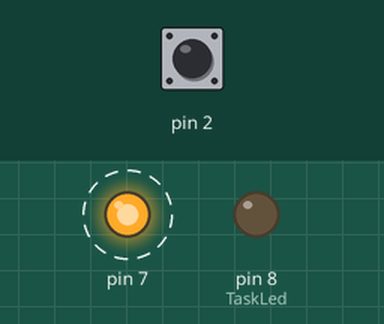
The sketch below on a simulated Arduino Uno, built with avr-gcc and run on an emulated ATmega328P. On the bench: output pins drawn as LEDs (lit = HIGH). Dashed ring = blinking. Inputs (shaded band) come from the test bench; at power-on: pin 2 HIGH.

Above: at 1.2 s.
1.3 s: pin 2 pulled LOW for 0.15 s
At 1.67 s:
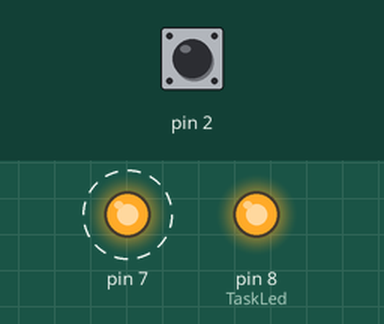
4.3 s: pin 2 pulled LOW for 1 s
At 5.1 s:
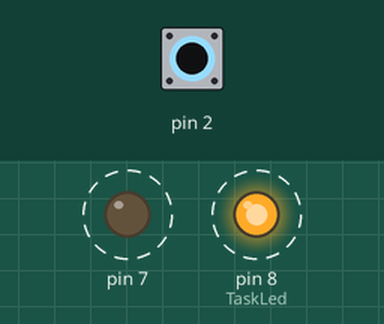
7.3 s: pin 2 pulled LOW for 3.2 s
At 10.79 s:
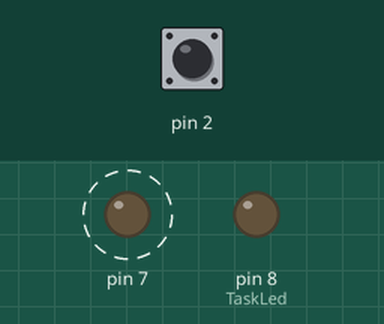
Timing chart, 0 to 18.0 s (numbered marks = the images above; inputs shaded):
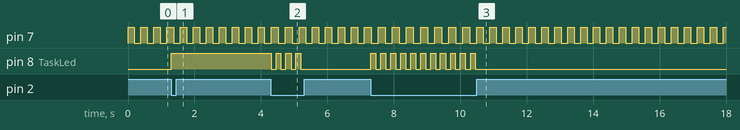

Measured:
- after the input at 1.3 s, pin 8 (TaskLed): LOW → HIGH at once
- after the input at 4.3 s, pin 8 (TaskLed): alternates HIGH for 0.15 s and LOW for 0.15 s, 7 changes in all, then stays LOW, starting at once
- after the input at 7.3 s, pin 8 (TaskLed): alternates HIGH for 0.15 s and LOW for 0.15 s, 22 changes in all, then stays LOW, starting at once
- by itself, pin 7: alternates HIGH for 0.20 s and LOW for 0.20 s

The sketch:

baseCode.ino
```cpp
#include <Arduino_FreeRTOS.h>
#include <semphr.h>
long debouncing_time = 150;
volatile unsigned long last_micros;

SemaphoreHandle_t interruptSemaphore;

void setup() {
  pinMode(2, INPUT_PULLUP);
  xTaskCreate(TaskLed,  "Led", 128, NULL, 0, NULL );
xTaskCreate(TaskBlink,  "LedBlink", 128, NULL, 0, NULL );
  interruptSemaphore = xSemaphoreCreateBinary();
  if (interruptSemaphore != NULL) {
    attachInterrupt(digitalPinToInterrupt(2), debounceInterrupt, LOW);
  }
}

void loop() {}

void interruptHandler() {
  xSemaphoreGiveFromISR(interruptSemaphore, NULL);
}

void TaskLed(void *pvParameters)
{
  (void) pvParameters;
  pinMode(8, OUTPUT);
  for (;;) {
    if (xSemaphoreTake(interruptSemaphore, portMAX_DELAY) == pdPASS) {
      digitalWrite(8, !digitalRead(8));
    }
  }
}
void TaskBlink(void *pvParameters)
{
  (void) pvParameters;
  pinMode(7, OUTPUT);
  for (;;) {
      digitalWrite(7, HIGH);
      vTaskDelay(200 / portTICK_PERIOD_MS);
      digitalWrite(7, LOW);
      vTaskDelay(200 / portTICK_PERIOD_MS);
  }
}
void debounceInterrupt() {
  if((long)(micros() - last_micros) >= debouncing_time * 1000) {
    interruptHandler();
    last_micros = micros();
  }
}
```
